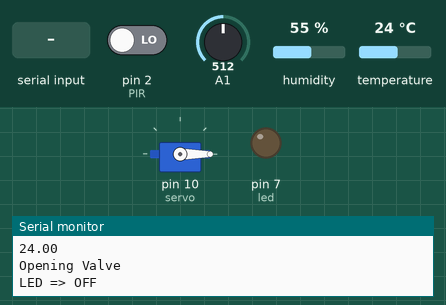
The sketch below on a simulated Arduino Uno, built with avr-gcc and run on an emulated ATmega328P. On the bench: servo, output pins drawn as LEDs (lit = HIGH), the last lines printed to the serial monitor. The inputs (shaded band) are chosen by the test bench; at power-on: pin 2 (PIR) LOW, A1 = 512, humidity 55 %, temperature 24 °C.

Above: at 2.2 s.
2.3 s: pin 2 (PIR) driven HIGH
At 4.2 s:
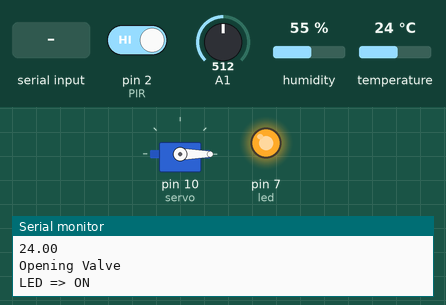
4.5 s: "1\n" received over Serial
6.5 s: A1 set to 0
At 7.9 s:
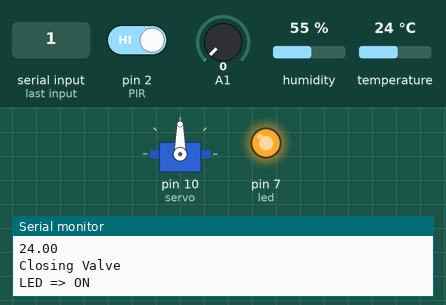
8.5 s: pin 2 (PIR) driven LOW
At 10.3 s:
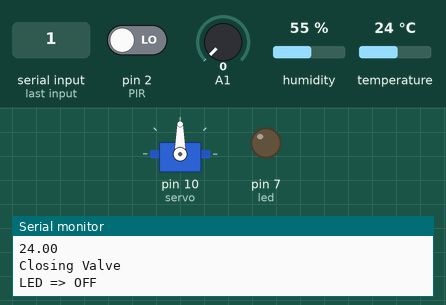
10.6 s: "0\n" received over Serial
At 11.5 s:
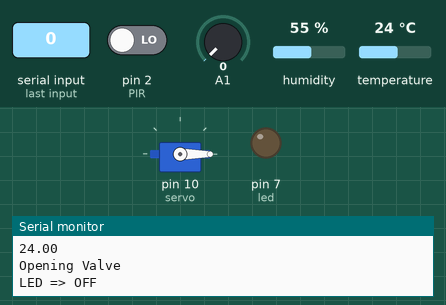
12.6 s: "2\n" received over Serial
At 14.0 s:
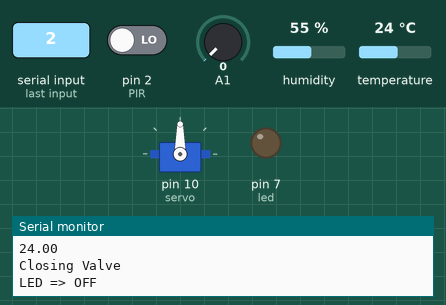
Timing chart, 0 to 15.6 s (numbered marks = the images above; inputs shaded):
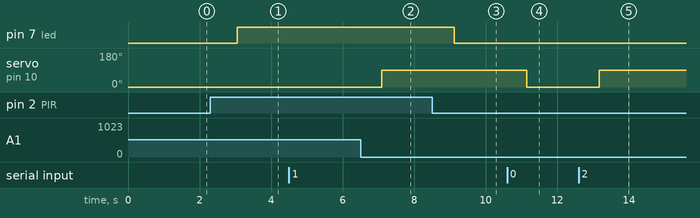

The sketch:

Sensors_control.ino
```cpp
#include <Servo.h>

//defining Servos

#include <dht.h>

//defining Humidity Sensor

String data;
double data1;

Servo servo;
int servo1Low = 0;
int servo1High = 90;


dht DHT;
#define DHT11_PIN 5


int PIR = 2;
int led = 7;


void setup() {
  // put your setup code here, to run once:
  Serial.begin(115200);

  servo.attach(10);

  servo.write(0);

  delay(500);

  pinMode(PIR,INPUT);

  pinMode(led,OUTPUT);


  delay(500);

}

void loop() {
  // put your main code here, to run repeatedly:

  int chk = DHT.read11(DHT11_PIN);

  float temperature = DHT.temperature;

  float humidity = DHT.humidity;

  int sensorValue = analogRead(A1);

  if(Serial.available() > 0)//From RPi to Arduino
  {
    data = (Serial.readStringUntil('\n'));
    Serial.println("Data from Arduino: "+data);
  }

  data1 = data.toDouble();

  Serial.println(sensorValue);

  Serial.println(temperature);
  //if(data1) {
    //Serial.println("Data from Web: " +data1);
  //}

  if(temperature > 30.00)
  {
   data1 = data1 + (0.15*data1);
    }

  else if(temperature > 35.00)
  {
     data1 = data1 + (0.2*data1);
    }

  else
  {
      data1 = data1;
    }


  if(data1 > sensorValue)
  {
    servo.write(90);
    Serial.println("Closing Valve");
    }

  else
  {
    servo.write(0);
    Serial.println("Opening Valve");
    }

  if(digitalRead(PIR)== HIGH)
  {
    digitalWrite(7,HIGH);
    Serial.println("LED => ON");
    delay(2000);
    }

  else
  {
    digitalWrite(7,LOW);
    Serial.println("LED => OFF");
    delay(2000);
    }

}
```

Measured:
- after the input at 2.3 s, pin 7 (led): LOW → HIGH after 0.75 s
- after the input at 6.5 s, servo on pin 10 (servo): 0° → 90° after 0.60 s
- after the input at 8.5 s, pin 7 (led): HIGH → LOW after 0.62 s
- after the input at 10.6 s, servo on pin 10 (servo): 90° → 0° after 0.55 s
- after the input at 12.6 s, servo on pin 10 (servo): 0° → 90° after 0.57 s
